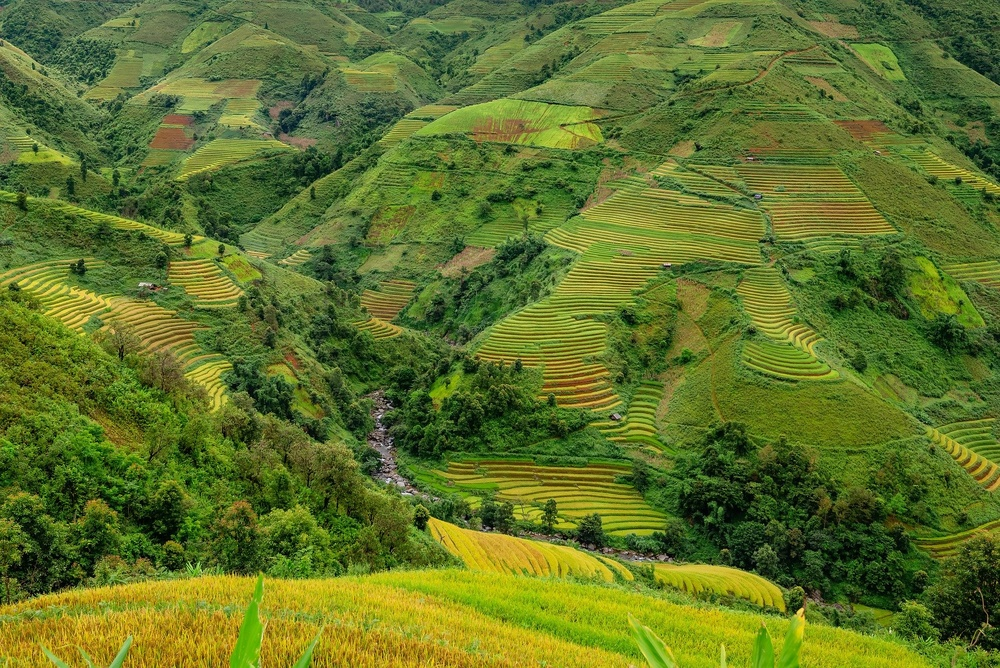
#> input picture rice_fields.jpg, 1000 x 668 px, shrunk from 1920 x 1282 before the run
$ python Green_Image_Identification_cv2.py
#> lines starting #> are read from the running program, lines starting #| are printed output that depends on the picture; after the words box and inside, x2 and y2 are one past the last pixel; in counts of white or black regions, pixels touching at a corner belong together
import cv2
import numpy as np

#Read input file
image = cv2.imread("rice_fields.jpg")
#> image is the input picture: shape (668, 1000, 3); mean B, G, R 41.6, 115.4, 96.1

# convert to hsv (hue, saturation, value)
HSV = cv2.cvtColor(image, cv2.COLOR_BGR2HSV)
#> HSV: shape (668, 1000, 3); mean H, S, V 41, 167.5, 117.6

# choose desired of green range to mask (36,25,25) ~ (86, 255,225)
mask = cv2.inRange(HSV, (36, 25, 25), (75, 255,255))
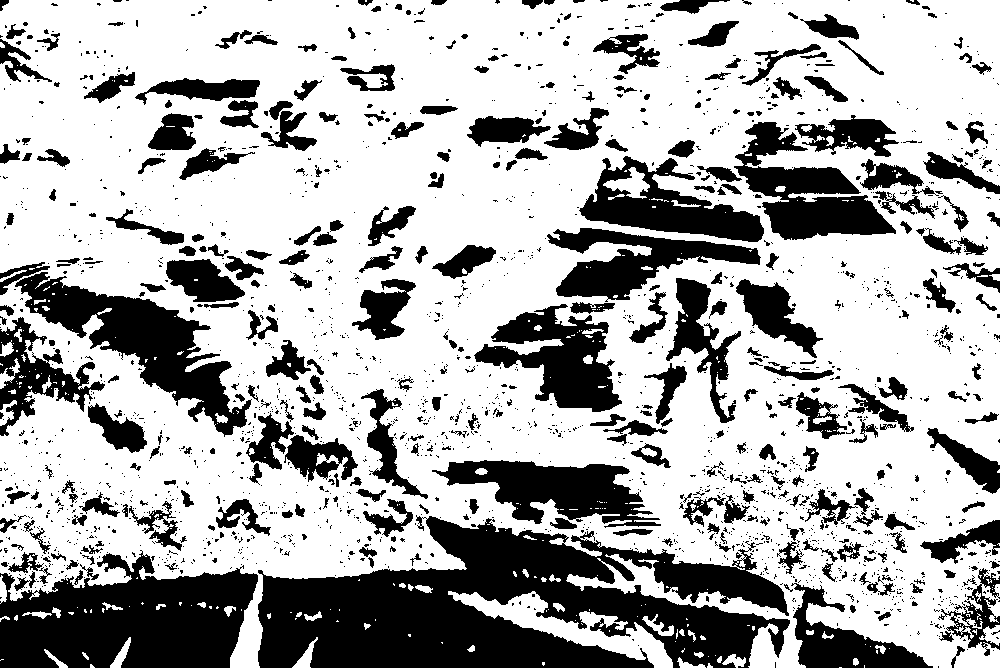
#> mask: shape (668, 1000); 68.6% white; 2117 black regions (1752 under 20 px), largest, box (x1, y1, x2, y2) and area: (258, 515, 790, 668) 47655, (0, 550, 258, 668) 20769, (15, 272, 252, 437) 11827

# slice green colour within image
image_mask = mask>0
green = np.zeros_like(image, np.uint8)
green[image_mask] = image[image_mask]
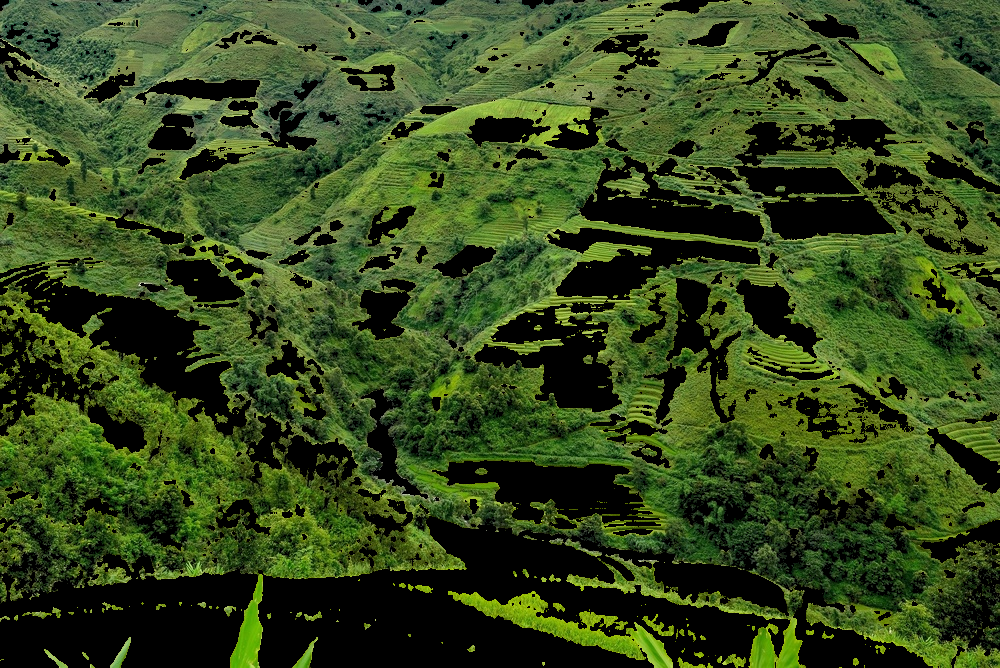
#> green: shape (668, 1000, 3); mean B, G, R 29.4, 73.6, 54

# save the output file
cv2.imwrite("rice_fields_green.png", green)
